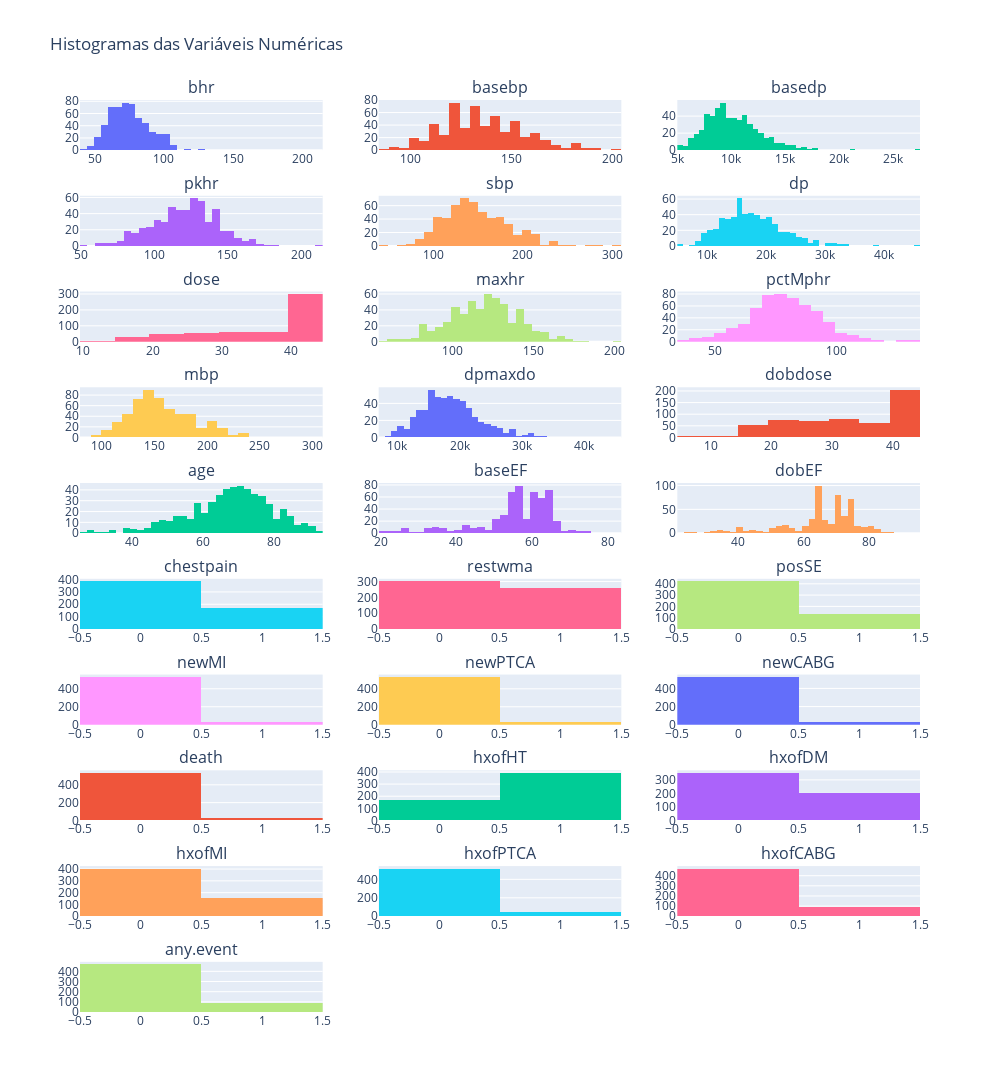

Here is the notebook cell this chart was saved with:
### Markdown cell above
#### Para Variáveis Numéricas:

### Code cell
import pandas as pd
import plotly.express as px
from plotly.subplots import make_subplots
import plotly.graph_objects as go

# Supondo que 'data' seja o DataFrame já carregado com seus dados

# Selecionar colunas numéricas
numeric_cols = data.select_dtypes(include=[float, int]).columns

# Criar subplots - ajustando o número de linhas e colunas com base no número de variáveis numéricas
num_cols = 3  # Número de colunas que você deseja no grid
num_rows = -(-len(numeric_cols) // num_cols)  # Calculando o número de linhas necessárias

# Criar a figura dos subplots
fig = make_subplots(rows=num_rows, cols=num_cols, subplot_titles=numeric_cols)

# Adicionar cada histograma aos subplots
for i, column in enumerate(numeric_cols):
    row = i // num_cols + 1
    col = i % num_cols + 1
    fig.add_trace(go.Histogram(x=data[column], name=column), row=row, col=col)

# Atualizar layout
fig.update_layout(height=300*num_rows, width=1000, title_text="Histogramas Gerais", showlegend=False)

# Mostrar figura
fig.show()

### Figure 1 — Plotly figure (JSON) as saved in the notebook; plotly's stock layout.template omitted (floating-point values rounded to 4 significant figures; data arrays with more than 128 entries replaced by an {"elided": "..."} marker saying what was removed)
{"data": [{"name": "bhr", "type": "histogram", "x": {"elided": "558 int values"}, "xaxis": "x", "yaxis": "y"}, {"name": "basebp", "type": "histogram", "x": {"elided": "558 int values"}, "xaxis": "x2", "yaxis": "y2"}, {"name": "basedp", "type": "histogram", "x": {"elided": "558 int values"}, "xaxis": "x3", "yaxis": "y3"}, {"name": "pkhr", "type": "histogram", "x": {"elided": "558 int values"}, "xaxis": "x4", "yaxis": "y4"}, {"name": "sbp", "type": "histogram", "x": {"elided": "558 int values"}, "xaxis": "x5", "yaxis": "y5"}, {"name": "dp", "type": "histogram", "x": {"elided": "558 int values"}, "xaxis": "x6", "yaxis": "y6"}, {"name": "dose", "type": "histogram", "x": {"elided": "558 int values"}, "xaxis": "x7", "yaxis": "y7"}, {"name": "maxhr", "type": "histogram", "x": {"elided": "558 int values"}, "xaxis": "x8", "yaxis": "y8"}, {"name": "pctMphr", "type": "histogram", "x": {"elided": "558 int values"}, "xaxis": "x9", "yaxis": "y9"}, {"name": "mbp", "type": "histogram", "x": {"elided": "558 int values"}, "xaxis": "x10", "yaxis": "y10"}, {"name": "dpmaxdo", "type": "histogram", "x": {"elided": "558 int values"}, "xaxis": "x11", "yaxis": "y11"}, {"name": "dobdose", "type": "histogram", "x": {"elided": "558 int values"}, "xaxis": "x12", "yaxis": "y12"}, {"name": "age", "type": "histogram", "x": {"elided": "558 int values"}, "xaxis": "x13", "yaxis": "y13"}, {"name": "baseEF", "type": "histogram", "x": {"elided": "558 int values"}, "xaxis": "x14", "yaxis": "y14"}, {"name": "dobEF", "type": "histogram", "x": {"elided": "558 int values"}, "xaxis": "x15", "yaxis": "y15"}, {"name": "chestpain", "type": "histogram", "x": {"elided": "558 int values"}, "xaxis": "x16", "yaxis": "y16"}, {"name": "restwma", "type": "histogram", "x": {"elided": "558 int values"}, "xaxis": "x17", "yaxis": "y17"}, {"name": "posSE", "type": "histogram", "x": {"elided": "558 int values"}, "xaxis": "x18", "yaxis": "y18"}, {"name": "newMI", "type": "histogram", "x": {"elided": "558 int values"}, "xaxis": "x19", "yaxis": "y19"}, {"name": "newPTCA", "type": "histogram", "x": {"elided": "558 int values"}, "xaxis": "x20", "yaxis": "y20"}, {"name": "newCABG", "type": "histogram", "x": {"elided": "558 int values"}, "xaxis": "x21", "yaxis": "y21"}, {"name": "death", "type": "histogram", "x": {"elided": "558 int values"}, "xaxis": "x22", "yaxis": "y22"}, {"name": "hxofHT", "type": "histogram", "x": {"elided": "558 int values"}, "xaxis": "x23", "yaxis": "y23"}, {"name": "hxofDM", "type": "histogram", "x": {"elided": "558 int values"}, "xaxis": "x24", "yaxis": "y24"}, {"name": "hxofMI", "type": "histogram", "x": {"elided": "558 int values"}, "xaxis": "x25", "yaxis": "y25"}, {"name": "hxofPTCA", "type": "histogram", "x": {"elided": "558 int values"}, "xaxis": "x26", "yaxis": "y26"}, {"name": "hxofCABG", "type": "histogram", "x": {"elided": "558 int values"}, "xaxis": "x27", "yaxis": "y27"}, {"name": "any.event", "type": "histogram", "x": {"elided": "558 int values"}, "xaxis": "x28", "yaxis": "y28"}], "layout": {"annotations": [{"font": {"size": 16}, "showarrow": false, "text": "bhr", "x": 0.1444, "xanchor": "center", "xref": "paper", "y": 1, "yanchor": "bottom", "yref": "paper"}, {"font": {"size": 16}, "showarrow": false, "text": "basebp", "x": 0.5, "xanchor": "center", "xref": "paper", "y": 1, "yanchor": "bottom", "yref": "paper"}, {"font": {"size": 16}, "showarrow": false, "text": "basedp", "x": 0.8556, "xanchor": "center", "xref": "paper", "y": 1, "yanchor": "bottom", "yref": "paper"}, {"font": {"size": 16}, "showarrow": false, "text": "pkhr", "x": 0.1444, "xanchor": "center", "xref": "paper", "y": 0.895, "yanchor": "bottom", "yref": "paper"}, {"font": {"size": 16}, "showarrow": false, "text": "sbp", "x": 0.5, "xanchor": "center", "xref": "paper", "y": 0.895, "yanchor": "bottom", "yref": "paper"}, {"font": {"size": 16}, "showarrow": false, "text": "dp", "x": 0.8556, "xanchor": "center", "xref": "paper", "y": 0.895, "yanchor": "bottom", "yref": "paper"}, {"font": {"size": 16}, "showarrow": false, "text": "dose", "x": 0.1444, "xanchor": "center", "xref": "paper", "y": 0.79, "yanchor": "bottom", "yref": "paper"}, {"font": {"size": 16}, "showarrow": false, "text": "maxhr", "x": 0.5, "xanchor": "center", "xref": "paper", "y": 0.79, "yanchor": "bottom", "yref": "paper"}, {"font": {"size": 16}, "showarrow": false, "text": "pctMphr", "x": 0.8556, "xanchor": "center", "xref": "paper", "y": 0.79, "yanchor": "bottom", "yref": "paper"}, {"font": {"size": 16}, "showarrow": false, "text": "mbp", "x": 0.1444, "xanchor": "center", "xref": "paper", "y": 0.685, "yanchor": "bottom", "yref": "paper"}, {"font": {"size": 16}, "showarrow": false, "text": "dpmaxdo", "x": 0.5, "xanchor": "center", "xref": "paper", "y": 0.685, "yanchor": "bottom", "yref": "paper"}, {"font": {"size": 16}, "showarrow": false, "text": "dobdose", "x": 0.8556, "xanchor": "center", "xref": "paper", "y": 0.685, "yanchor": "bottom", "yref": "paper"}, {"font": {"size": 16}, "showarrow": false, "text": "age", "x": 0.1444, "xanchor": "center", "xref": "paper", "y": 0.58, "yanchor": "bottom", "yref": "paper"}, {"font": {"size": 16}, "showarrow": false, "text": "baseEF", "x": 0.5, "xanchor": "center", "xref": "paper", "y": 0.58, "yanchor": "bottom", "yref": "paper"}, {"font": {"size": 16}, "showarrow": false, "text": "dobEF", "x": 0.8556, "xanchor": "center", "xref": "paper", "y": 0.58, "yanchor": "bottom", "yref": "paper"}, {"font": {"size": 16}, "showarrow": false, "text": "chestpain", "x": 0.1444, "xanchor": "center", "xref": "paper", "y": 0.475, "yanchor": "bottom", "yref": "paper"}, {"font": {"size": 16}, "showarrow": false, "text": "restwma", "x": 0.5, "xanchor": "center", "xref": "paper", "y": 0.475, "yanchor": "bottom", "yref": "paper"}, {"font": {"size": 16}, "showarrow": false, "text": "posSE", "x": 0.8556, "xanchor": "center", "xref": "paper", "y": 0.475, "yanchor": "bottom", "yref": "paper"}, {"font": {"size": 16}, "showarrow": false, "text": "newMI", "x": 0.1444, "xanchor": "center", "xref": "paper", "y": 0.37, "yanchor": "bottom", "yref": "paper"}, {"font": {"size": 16}, "showarrow": false, "text": "newPTCA", "x": 0.5, "xanchor": "center", "xref": "paper", "y": 0.37, "yanchor": "bottom", "yref": "paper"}, {"font": {"size": 16}, "showarrow": false, "text": "newCABG", "x": 0.8556, "xanchor": "center", "xref": "paper", "y": 0.37, "yanchor": "bottom", "yref": "paper"}, {"font": {"size": 16}, "showarrow": false, "text": "death", "x": 0.1444, "xanchor": "center", "xref": "paper", "y": 0.265, "yanchor": "bottom", "yref": "paper"}, {"font": {"size": 16}, "showarrow": false, "text": "hxofHT", "x": 0.5, "xanchor": "center", "xref": "paper", "y": 0.265, "yanchor": "bottom", "yref": "paper"}, {"font": {"size": 16}, "showarrow": false, "text": "hxofDM", "x": 0.8556, "xanchor": "center", "xref": "paper", "y": 0.265, "yanchor": "bottom", "yref": "paper"}, {"font": {"size": 16}, "showarrow": false, "text": "hxofMI", "x": 0.1444, "xanchor": "center", "xref": "paper", "y": 0.16, "yanchor": "bottom", "yref": "paper"}, {"font": {"size": 16}, "showarrow": false, "text": "hxofPTCA", "x": 0.5, "xanchor": "center", "xref": "paper", "y": 0.16, "yanchor": "bottom", "yref": "paper"}, {"font": {"size": 16}, "showarrow": false, "text": "hxofCABG", "x": 0.8556, "xanchor": "center", "xref": "paper", "y": 0.16, "yanchor": "bottom", "yref": "paper"}, {"font": {"size": 16}, "showarrow": false, "text": "any.event", "x": 0.1444, "xanchor": "center", "xref": "paper", "y": 0.055, "yanchor": "bottom", "yref": "paper"}], "height": 3000, "showlegend": false, "title": {"text": "Histogramas das Variáveis Numéricas"}, "width": 1000, "xaxis": {"anchor": "y", "domain": [0, 0.2889]}, "xaxis10": {"anchor": "y10", "domain": [0, 0.2889]}, "xaxis11": {"anchor": "y11", "domain": [0.3556, 0.6444]}, "xaxis12": {"anchor": "y12", "domain": [0.7111, 1]}, "xaxis13": {"anchor": "y13", "domain": [0, 0.2889]}, "xaxis14": {"anchor": "y14", "domain": [0.3556, 0.6444]}, "xaxis15": {"anchor": "y15", "domain": [0.7111, 1]}, "xaxis16": {"anchor": "y16", "domain": [0, 0.2889]}, "xaxis17": {"anchor": "y17", "domain": [0.3556, 0.6444]}, "xaxis18": {"anchor": "y18", "domain": [0.7111, 1]}, "xaxis19": {"anchor": "y19", "domain": [0, 0.2889]}, "xaxis2": {"anchor": "y2", "domain": [0.3556, 0.6444]}, "xaxis20": {"anchor": "y20", "domain": [0.3556, 0.6444]}, "xaxis21": {"anchor": "y21", "domain": [0.7111, 1]}, "xaxis22": {"anchor": "y22", "domain": [0, 0.2889]}, "xaxis23": {"anchor": "y23", "domain": [0.3556, 0.6444]}, "xaxis24": {"anchor": "y24", "domain": [0.7111, 1]}, "xaxis25": {"anchor": "y25", "domain": [0, 0.2889]}, "xaxis26": {"anchor": "y26", "domain": [0.3556, 0.6444]}, "xaxis27": {"anchor": "y27", "domain": [0.7111, 1]}, "xaxis28": {"anchor": "y28", "domain": [0, 0.2889]}, "xaxis29": {"anchor": "y29", "domain": [0.3556, 0.6444]}, "xaxis3": {"anchor": "y3", "domain": [0.7111, 1]}, "xaxis30": {"anchor": "y30", "domain": [0.7111, 1]}, "xaxis4": {"anchor": "y4", "domain": [0, 0.2889]}, "xaxis5": {"anchor": "y5", "domain": [0.3556, 0.6444]}, "xaxis6": {"anchor": "y6", "domain": [0.7111, 1]}, "xaxis7": {"anchor": "y7", "domain": [0, 0.2889]}, "xaxis8": {"anchor": "y8", "domain": [0.3556, 0.6444]}, "xaxis9": {"anchor": "y9", "domain": [0.7111, 1]}, "yaxis": {"anchor": "x", "domain": [0.945, 1]}, "yaxis10": {"anchor": "x10", "domain": [0.63, 0.685]}, "yaxis11": {"anchor": "x11", "domain": [0.63, 0.685]}, "yaxis12": {"anchor": "x12", "domain": [0.63, 0.685]}, "yaxis13": {"anchor": "x13", "domain": [0.525, 0.58]}, "yaxis14": {"anchor": "x14", "domain": [0.525, 0.58]}, "yaxis15": {"anchor": "x15", "domain": [0.525, 0.58]}, "yaxis16": {"anchor": "x16", "domain": [0.42, 0.475]}, "yaxis17": {"anchor": "x17", "domain": [0.42, 0.475]}, "yaxis18": {"anchor": "x18", "domain": [0.42, 0.475]}, "yaxis19": {"anchor": "x19", "domain": [0.315, 0.37]}, "yaxis2": {"anchor": "x2", "domain": [0.945, 1]}, "yaxis20": {"anchor": "x20", "domain": [0.315, 0.37]}, "yaxis21": {"anchor": "x21", "domain": [0.315, 0.37]}, "yaxis22": {"anchor": "x22", "domain": [0.21, 0.265]}, "yaxis23": {"anchor": "x23", "domain": [0.21, 0.265]}, "yaxis24": {"anchor": "x24", "domain": [0.21, 0.265]}, "yaxis25": {"anchor": "x25", "domain": [0.105, 0.16]}, "yaxis26": {"anchor": "x26", "domain": [0.105, 0.16]}, "yaxis27": {"anchor": "x27", "domain": [0.105, 0.16]}, "yaxis28": {"anchor": "x28", "domain": [0, 0.055]}, "yaxis29": {"anchor": "x29", "domain": [0, 0.055]}, "yaxis3": {"anchor": "x3", "domain": [0.945, 1]}, "yaxis30": {"anchor": "x30", "domain": [0, 0.055]}, "yaxis4": {"anchor": "x4", "domain": [0.84, 0.895]}, "yaxis5": {"anchor": "x5", "domain": [0.84, 0.895]}, "yaxis6": {"anchor": "x6", "domain": [0.84, 0.895]}, "yaxis7": {"anchor": "x7", "domain": [0.735, 0.79]}, "yaxis8": {"anchor": "x8", "domain": [0.735, 0.79]}, "yaxis9": {"anchor": "x9", "domain": [0.735, 0.79]}}}
